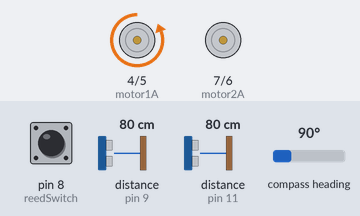
A sketch run on a simulated Arduino Uno, built with avr-gcc and run on an emulated ATmega328P. On the bench: motor-driver pin pairs drawn as motors (green arrow = first pin HIGH = forward, orange = second pin HIGH = backward, longer = more drive). Wiring (inferred from the names in the program): 2 × ultrasonic range finder: trigger pin 3, echo pin 9 / trigger pin 10, echo pin 11; HMC5883L compass at I2C address 0x1E. Inputs (shaded band) come from the test bench; at power-on: distance to the obstacle (sensors on pin 9, pin 11) 80 cm, pin 8 (reedSwitch) LOW, compass heading 90°. The echo pulse lasts 58.3 µs per cm; what the sketch prints to the serial monitor is not drawn.

Above: at 1.26 s.
1.3 s: distance to the obstacle (sensor on pin 9) set to 54 cm
4.3 s: distance to the obstacle (sensor on pin 9) set to 49 cm
At 5.5 s:
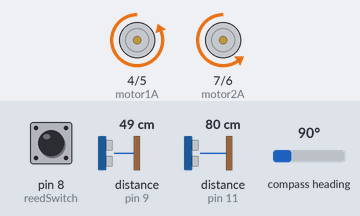
5.8 s: distance to the obstacle (sensor on pin 9) set to 41 cm
At 6.2 s:
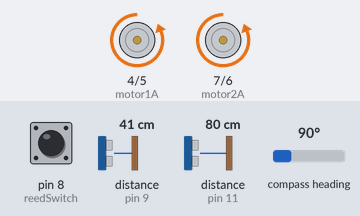
7.3 s: distance to the obstacle (sensor on pin 9) set to 33 cm
At 7.49 s:
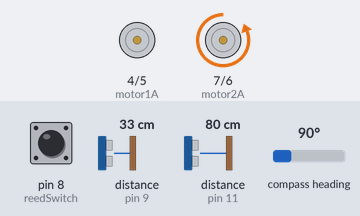
10.3 s: distance to the obstacle (sensor on pin 9) set to 60 cm
At 10.59 s:
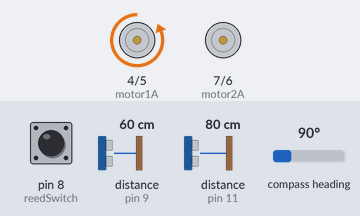
13.3 s: distance to the obstacle (sensor on pin 9) set to 35 cm
At 13.59 s:
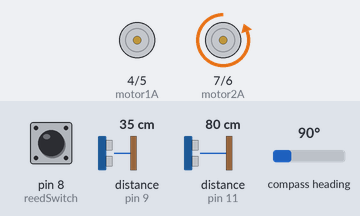
Timing chart, 0 to 17.3 s (numbered marks = the images above; inputs shaded):
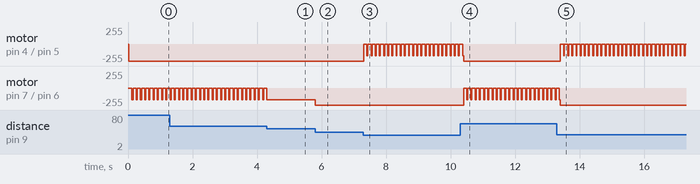

Measured:
- the behaviour switches between 52 and 51 cm on distance to the obstacle (sensor on pin 9) (found by bisection; images 0 and 1)
- the behaviour switches between 47 and 46 cm on distance to the obstacle (sensor on pin 9) (found by bisection; images 1 and 2)
- the behaviour switches between 36 and 35 cm on distance to the obstacle (sensor on pin 9) (found by bisection; images 2 and 3)
- after the input at 4.3 s, motor on pin 7 (motor2A) / pin 6 (motor2B): goes on until 4.3 s, then stays backward 175/255
- after the input at 5.8 s, motor on pin 7 (motor2A) / pin 6 (motor2B): backward 175/255 → backward 255/255 at once
- after the input at 7.3 s, motor on pin 4 (motor1A) / pin 5 (motor1B): alternates backward 175/255 for 0.03 s and stopped for 0.10 s, starting at once
- after the input at 10.3 s, motor on pin 7 (motor2A) / pin 6 (motor2B): alternates backward 175/255 for 0.03 s and stopped for 0.10 s, starting after 0.10 s
- after the input at 13.3 s, motor on pin 4 (motor1A) / pin 5 (motor1B): alternates backward 175/255 for 0.03 s and stopped for 0.10 s, starting after 0.10 s

The sketch:

Full-code.ino
```cpp
// libraries
#include <Wire.h> //I2C Arduino Library

// defines
#define slow 0
#define medium 175
#define fast 255

// compass sensor
 //Analog input 4 I2C SDA
 //Analog input 5 I2C SCL
#define address 0x1E //0011110b, I2C 7bit address of HMC5883

/*
 * startup
 */
const int reedSwitch = 8;
int reedState = 0;

/*
 * compass
 */
int x,y,z; //triple axis data

float startingDegree;
float heading;

bool checkAllowed = false;

/*
 * 2 ultrasonic
 */
const int trigPinS = 3; // Front
const int echoPinS = 9; // Front
const int trigPinF = 10; // Side
const int echoPinF = 11; // Side

//links
const int motor1A = 4; //
const int motor1B = 5; //
const int motor2A = 7; //
const int motor2B = 6; //


// defines variables
long durationF;
int distanceF = 0;
long durationS;
int distanceS = 0;

// distances
int startingDistanceF = 200;
int startingDistanceS = 10000;

int diverDistanceF;
int diverDistanceS;

int distanceFAvg = 0;
int distanceSAvg = 0;
int front = 0;
int side = 0;

void setup() {
  Serial.begin(9600);

  Wire.begin();

  //Put the HMC5883 IC into the correct operating mode
  Wire.beginTransmission(address); //open communication with HMC5883
  Wire.write(0x02); //select mode register
  Wire.write(0x00); //continuous measurement mode
  Wire.endTransmission();

  // setup pinmode
  pinMode(trigPinF, OUTPUT); // Sets the trigPin as an Output
  pinMode(echoPinF, INPUT); // Sets the echoPin as an Input
  pinMode(trigPinS, OUTPUT); // Sets the trigPin as an Output
  pinMode(echoPinS, INPUT); // Sets the echoPin as an Input

  pinMode(motor1A, OUTPUT);
  pinMode(motor1B, OUTPUT);
  pinMode(motor2A, OUTPUT);
  pinMode(motor2B, OUTPUT);

  pinMode(reedSwitch, INPUT);

  Serial.println("reset");

  ini();
}

void(* resetFunc) (void) = 0; // declare reset function @ address 0

void loop() {
  // put your main code here, to run repeatedly:

  ultrasonic();

  compass();

  roundBath();
  if(!(distanceS > startingDistanceS/2)) {
    //Serial.println("Motor");
    motor();
  }
  else {
    //stopSequence();
    //Serial.println("Stop");
  }
}

void compass() {
  //Tell the HMC5883 where to begin reading data
  Wire.beginTransmission(address);
  Wire.write(0x03); //select register 3, X MSB register
  Wire.endTransmission();

  //Read data from each axis, 2 registers per axis
  Wire.requestFrom(address, 6);
  if(6<=Wire.available()){
    x = Wire.read()<<8; //X msb
    x |= Wire.read(); //X lsb
    z = Wire.read()<<8; //Z msb
    z |= Wire.read(); //Z lsb
    y = Wire.read()<<8; //Y msb
    y |= Wire.read(); //Y lsb
  }

  heading = atan2(z, x) * 180 / PI; // calculate heading direction in degree (-180 , 180)
}

int calcDiv(int num) { // calculate from -180 to +180
  if(startingDegree + num > 180) {
    return -180 + (startingDegree + num - 180);
  }
  else if(startingDegree + num < -180) {
    return 180 + (startingDegree + num + 180);
  }
  else {
    return startingDegree + num;
  }
}

void roundBath() { // pathfinding for a round bath
  if(checkAllowed) {
    if(calcDiv(20) < 0 && startingDegree >= 0 || calcDiv(-20) >= 0 && startingDegree < 0) {
      if(heading <= calcDiv(20) || heading >= calcDiv(-20)) {
        Serial.println("At starting position");
        checkAllowed = false;
        // verder naar binnen
        diverDistanceS += 50;
        Serial.println(startingDistanceS);
      }
    }
    else {
      if(heading <= calcDiv(20) && heading >= calcDiv(-20)) {
        Serial.println("At starting position");
        checkAllowed = false;
        // verder naar binnen
        diverDistanceS += 50;
        Serial.println(startingDistanceS);
      }
    }
  }
  else {
    if(calcDiv(110) < 0 && startingDegree >= 0 || calcDiv(70) >= 0 && startingDegree < 0) {
      if(heading <= calcDiv(110) && heading >= calcDiv(70)) {
        Serial.println("Reverse");
        checkAllowed = true;
      }
    }
    else {
      if(heading <= calcDiv(110) && heading >= calcDiv(70)) {
        Serial.println("Reverse");
        checkAllowed = true;
      }
    }
  }
}

void ultrasonic() { // reading ultrasonic
  distanceSAvg = 0;
  distanceFAvg = 0;
  front = 0;
  side = 0;


    // Clears the trigPin
    digitalWrite(trigPinF, LOW);
    delayMicroseconds(2);
    // Sets the trigPin on HIGH state for 10 micro seconds
    digitalWrite(trigPinF, HIGH);
    delayMicroseconds(10);
    digitalWrite(trigPinF, LOW);
    // Reads the echoPin, returns the sound wave travel time in microseconds
    durationF = pulseIn(echoPinF, HIGH);
    // Calculating the distance
    distanceF = durationF*0.034/2;
    // Prints the distance on the Serial Monitor

    // Clears the trigPin
    digitalWrite(trigPinS, LOW);
    delayMicroseconds(2)  ;
    // Sets the trigPin on HIGH state for 10 micro seconds
    digitalWrite(trigPinS, HIGH);
    delayMicroseconds(10);
    digitalWrite(trigPinS, LOW);
    // Reads the echoPin, returns the sound wave travel time in microseconds
    durationS = pulseIn(echoPinS, HIGH);
    // Calculating the distance
    distanceS = durationS*0.034/2;
    // Prints the distance on the Serial Monitor

    avg(); // avarage values
}

void avg() { // avarage values
  for (int i = 0; i < 3; i++){
    if(distanceF < startingDistanceF + 20) {
      front++;
      distanceFAvg += distanceF;

    }
  }

  for (int i = 0; i < 3; i++){
    if(distanceS < diverDistanceS + 30) {
      side++;
      distanceSAvg += distanceS;
    }
  }

  if(front != 0) {
    distanceF = distanceFAvg / front;

    //Serial.print("DistanceF: ");
    //Serial.println(distanceF);
  }
//  else {
//    distanceF = startingDistanceF;
//  }

  if(side != 0) {
    distanceS = distanceSAvg / side;
    //Serial.print("DistanceS: ");
    //Serial.println(distanceS);
  }
//  else {
//    distanceS = startingDistanceS;
//  }
}

void motor() {
  //if robot is parallel to the wall and no obstacles at the front
  if(distanceS >= diverDistanceS - 5 && distanceS <= diverDistanceS + 5) {
    analogWrite(motor1A, LOW);
    analogWrite(motor1B, fast);
    analogWrite(motor2A, LOW);
    analogWrite(motor2B, fast);
  }
  else if(distanceS > diverDistanceS + 10) {
    analogWrite(motor1A, LOW);
    analogWrite(motor1B, fast);
    analogWrite(motor2A, LOW);
    analogWrite(motor2B, slow);
    delay(100);
    analogWrite(motor1A, LOW);
    analogWrite(motor1B, fast);
    analogWrite(motor2A, LOW);
    analogWrite(motor2B, medium);
    delay(20);
  }
  //if robot is too far from the wall
  else if(distanceS > diverDistanceS + 5) {
    analogWrite(motor1A, LOW);
    analogWrite(motor1B, fast);
    analogWrite(motor2A, LOW);
    analogWrite(motor2B, medium);
  }
  else if(distanceS > diverDistanceS - 10) {
    analogWrite(motor1A, LOW);
    analogWrite(motor1B, slow);
    analogWrite(motor2A, LOW);
    analogWrite(motor2B, fast);
    delay(100);
    analogWrite(motor1A, LOW);
    analogWrite(motor1B, medium);
    analogWrite(motor2A, LOW);
    analogWrite(motor2B, fast);
    delay(20);
  }
  //if robot is too close to the wall and no obstacles at the front
  else if(distanceS < diverDistanceS -5) {
    analogWrite(motor1A, LOW);
    analogWrite(motor1B, medium);
    analogWrite(motor2A, LOW);
    analogWrite(motor2B, fast);
  }
}


void ini() {
  do {
    reedState = digitalRead(reedSwitch); // read reed switch
    //Serial.println("switch");
  } while(reedState == 1);

  //delay(10000); // wait for user to place in right spot

  // indicator light???

  compass(); // get values for begin value
  startingDegree = heading;

  do {
    ultrasonic();

    //startingDistanceF = distanceF; ???
    //startingDistanceS = distanceS;
    //Serial.println("Test");
  }
  while(startingDistanceS == 0 && startingDistanceF ==0);
  diverDistanceF = 40;
  diverDistanceS = 40;
}

void stopSequence() {
  analogWrite(motor1A, LOW);
  analogWrite(motor1B, fast);
  analogWrite(motor2A, LOW);
  analogWrite(motor2B, fast);
  while(distanceF > 25) {
    Serial.println(distanceF);
    ultrasonic();
  }

  analogWrite(motor1A, LOW);
  analogWrite(motor1B, LOW);
  analogWrite(motor2A, LOW);
  analogWrite(motor2B, LOW);

  resetFunc();  //call reset
}
```
